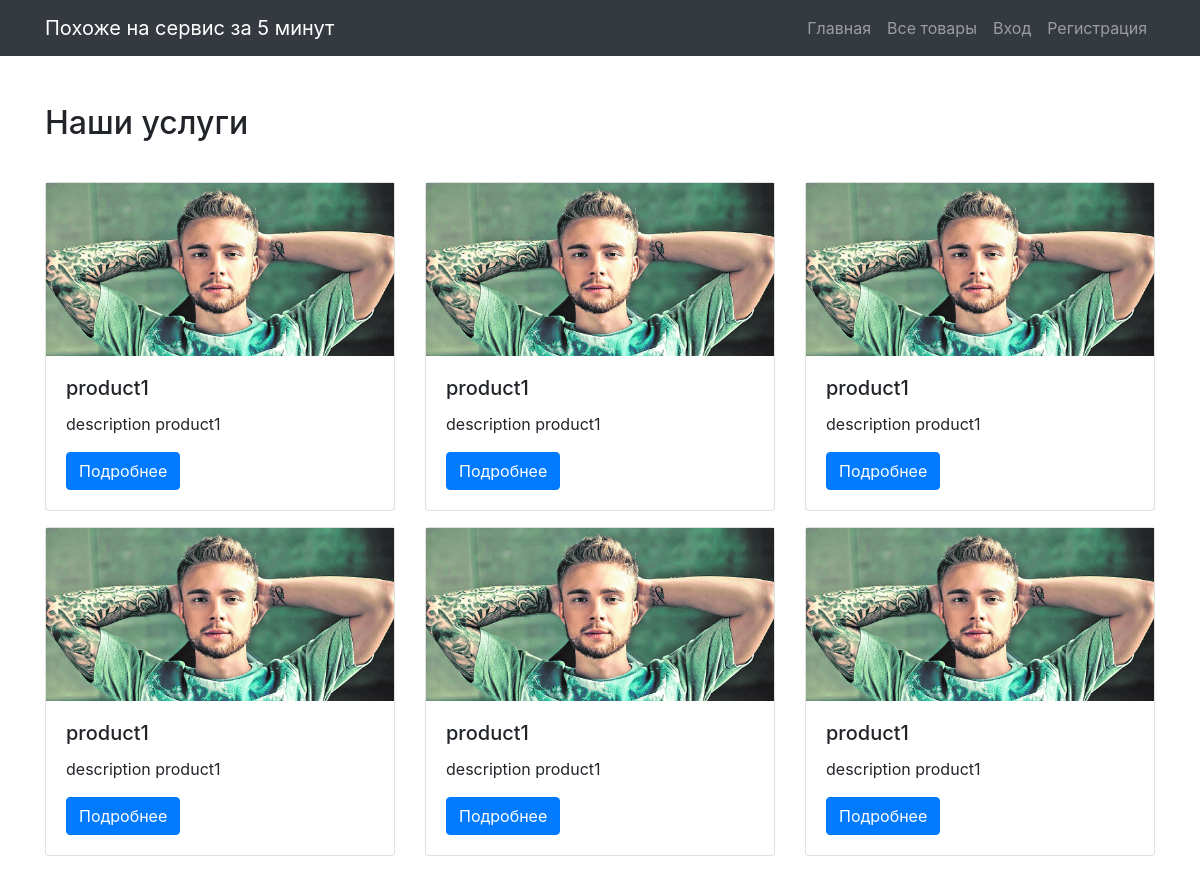
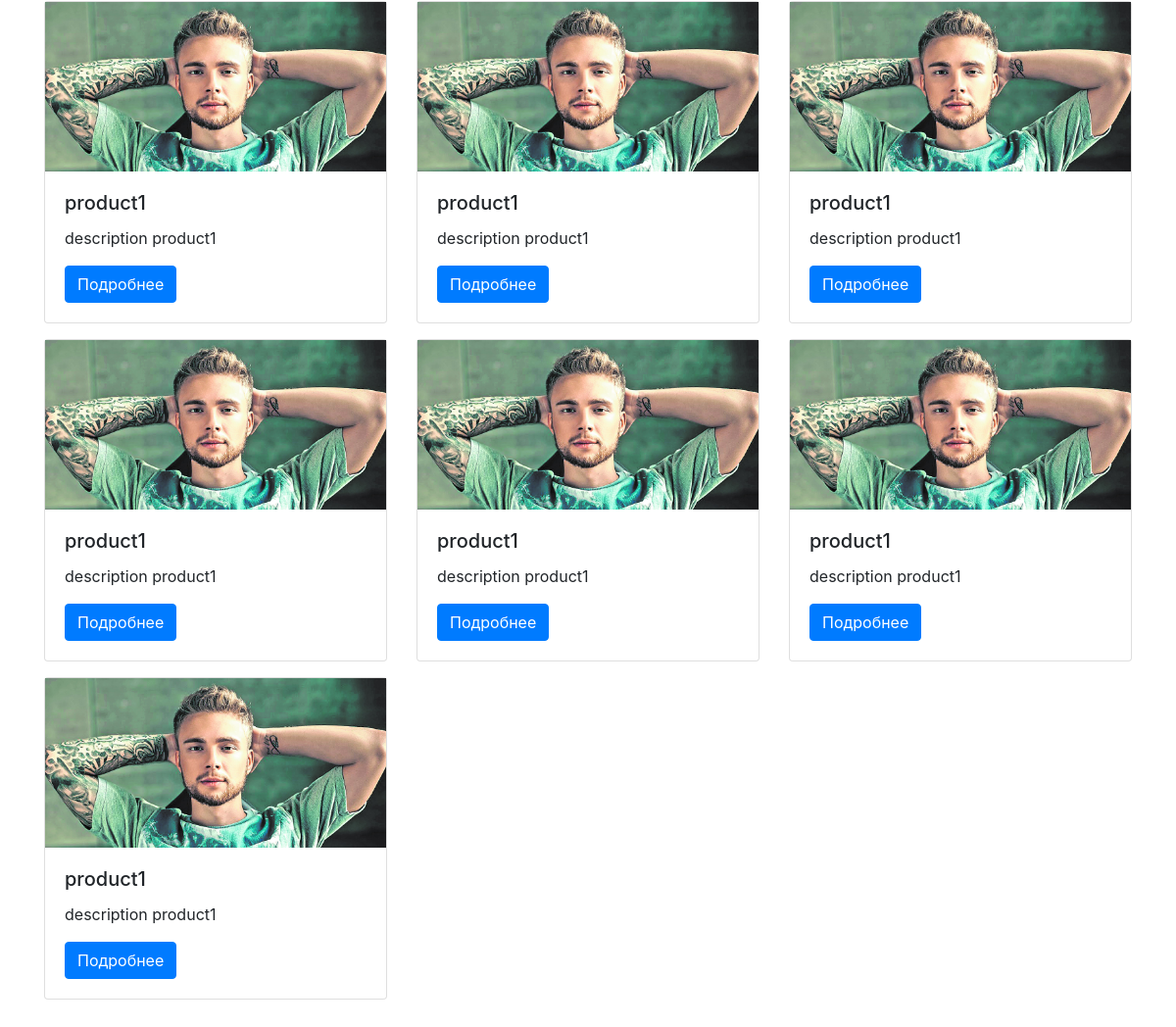
The app's page /service with its own data (2 pictures, top to bottom).
### shop/models.py (models this page shows, shortened)
class Product(models.Model):
    title = models.CharField(max_length=255, verbose_name='title')
    description = models.TextField(verbose_name='description')
    image = models.FileField(upload_to='products', verbose_name='image')
    @property
    def get_image(self):
        if self.image and hasattr(self.image, 'url'):
            return self.image.url

### shop/views.py (the view)
# urls.py: path('service', ProductIndexView.as_view(), name="products.index"),
class ProductIndexView(ListView):
    template_name = 'products/index.html'
    context_object_name = 'products'
    def get_queryset(self):
        return Product.objects.order_by('-id')

### shop/templates/products/index.html
{% extends 'layouts/base.html' %}
{% block content %}
<div class="wrap">
    <h2>Наши услуги</h2>
    <div class="row mt-4">
        {% for product in products %}
        <div class="col-12 col-md-4 mt-3">
            <div class="card">
                <img src="{{ product.get_image }}" style="max-height: 250px; object-fit: cover">
                <div class="card-body">
                    <h5 class="card-title">{{ product.title }}</h5>
                    <p class="card-text">{{ product.description }}</p>
                    <a href="{% url 'products.show' product.id %}" class="btn btn-primary">Подробнее</a>
                </div>
            </div>
        </div>
        {% endfor %}
    </div>
</div>
{% endblock %}

### records on screen
Product: get_image (picture), title "product1", description "description product1"
Product: get_image (picture), title "product1", description "description product1"
Product: get_image (picture), title "product1", description "description product1"
Product: get_image (picture), title "product1", description "description product1"
Product: get_image (picture), title "product1", description "description product1"
Product: get_image (picture), title "product1", description "description product1"
Product: get_image (picture), title "product1", description "description product1"
Product: get_image (picture), title "product1", description "description product1"
Product: get_image (picture), title "product1", description "description product1"
Product: get_image (picture), title "product1", description "description product1"
Product: get_image (picture), title "product1", description "description product1"
Product: get_image (picture), title "product1", description "description product1"
Product: get_image (picture), title "product1", description "description product1"
